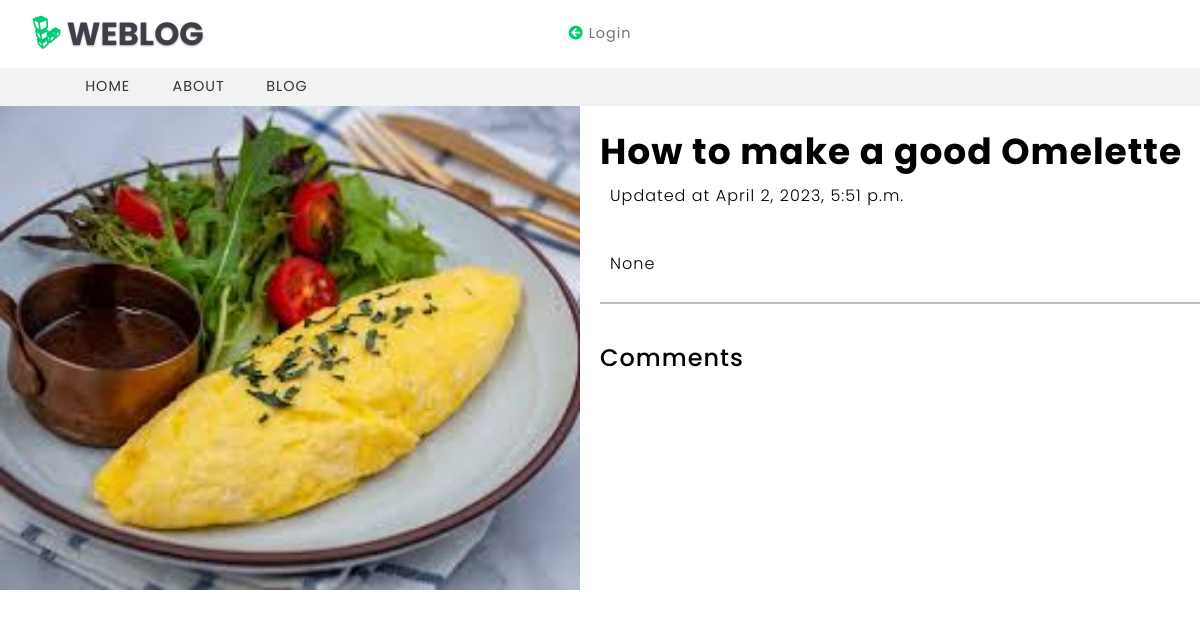
Page /comments/10/10/27 on the earlier database version.
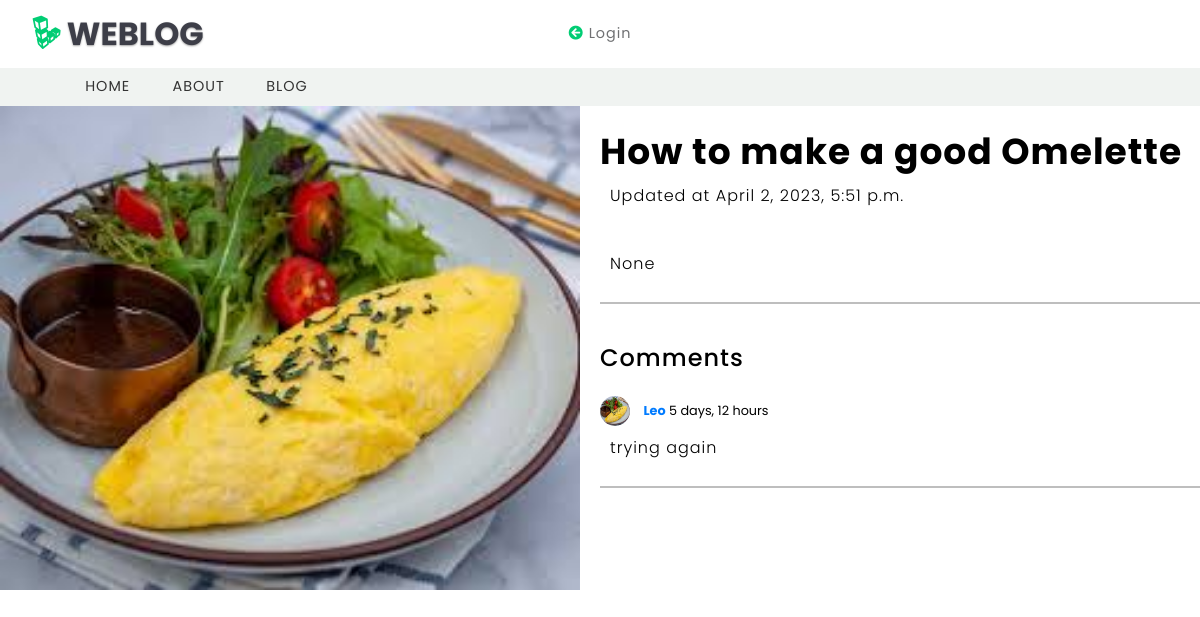
Same page on the later database version.
### App/models.py (models this page shows, shortened)
class Image(models.Model):
    user = models.ForeignKey(User, on_delete=models.CASCADE, null=True,)
    topic = models.CharField(max_length=200)
    updated = models.DateTimeField(auto_now=True, null=True)
    article = RichTextField(null=True, blank=True)
    created = models.DateTimeField(auto_now_add=True, null=True)
    image = models.ImageField(null=True, blank=True, default="default.jpg")
    class Meta:
        ordering = ['-updated', '-created']
    @property
    def imageURL(self):
        try:
            img = self.image.url
        except:
            img = ''
        return img

class Comment(models.Model):
    user = models.ForeignKey(User, on_delete=models.CASCADE, null=True,)
    image = models.ForeignKey(Image, on_delete=models.CASCADE,null=True,)
    text = models.TextField(null=True, blank=True)
    created = models.DateTimeField(auto_now_add=True, null=True)
    updated = models.DateTimeField(auto_now=True, null=True)
    class Meta:
        ordering = ['-updated', '-created']

class Profile(models.Model):
    user = models.OneToOneField(User, on_delete=models.CASCADE, null=True,)
    image = models.ImageField(null=True, blank=True, default="default.jpg")
    first_name = models.CharField(max_length=50)
    last_name = models.CharField(max_length=50)
    age = models.IntegerField(blank=True, null=True)
    email = models.EmailField(blank=True, null=True)
    occupation = models.CharField(max_length=50, blank=True, null=True)
    about = models.TextField(blank=True, null=True, )
    is_active = models.BooleanField(default=True)
    @property
    def imageURL(self):
        try:
            img = self.image.url
        except:
            img = ''
        return img

### App/views.py (the view, shortened to what this page needs)
# urls.py: path('comments/<str:pkm>/<str:pk>/<str:pkr>', views.comments, name='comments'),
def comments(request, pkm, pk, pkr):
    user = User.objects.get(id=pkm)
    profile = Profile.objects.get(id=pkm)
    post = Image.objects.get(id=pkr)
    replies = post.comment_set.all()
    posts = Image.objects.all()
    context = {'post': post, 'user': user, 'replies': replies, 'profile': profile,'posts': posts,}
    return render(request, 'App/comments.html', context, )

### App/templates/App/comments.html (shortened to what this page needs)
{% block content %}
{% include 'navbar.html'%}
<!DOCTYPE html>
<html>
<head>
</head>
<body>
<div class="article-container">
    <div class="article-image">
        <img src="{{ post.image.url }}" alt="{{ post.topic }}"><br>
    </div>
    <div class="article-content">
		<br>
        <h1>{{ post.topic }}</h1><p>Updated at {{post.updated}}</p><br>
        <p>{{ post.article|safe }}</p>
		<hr><br>
		<h2 style="font-size: 24px;">Comments</h2><br>
		{% for reply in replies %}
		<div>
			<small><a href="{% url 'myProfile' reply.user.id %}">
				<img src="{{reply.user.profile.imageURL}}" style="width: 30px; height: 30px; border-radius: 50%; margin-right: 10px;" />
				<span style="font-weight: bold;">{{reply.user}}</span>
			  </a> {{reply.created|timesince}}</small>
			<p class="reply-text">{{reply.text}}</p>
			<hr>
		</div>
		{% endfor %}
    </div>
</div>
</body>
</html>
{% endblock %}

### templates/navbar.html (shortened to what this page needs)
<!DOCTYPE html>
{% load  static %}
<html lang="zxx">
<head>
	<link rel="stylesheet" href="{% static 'css/bootstrap.min.css' %}">
	<link href="https://cdn.jsdelivr.net/npm/bootstrap@5.0.2/dist/css/bootstrap.min.css" rel="stylesheet">
	<link href="{% static 'css/bootstrap.css' %}" rel='stylesheet' type='text/css' />
        <link href="{% static 'css/single.css'%}" rel='stylesheet' type='text/css' />
	<link href="{% static 'css/style.css' %}" rel='stylesheet' type='text/css' />
	<link href="{% static 'css/fontawesome-all.css' %}" rel="stylesheet">
</head>
	<header>
		<div class="top-bar_sub_w3layouts container-fluid">
			<div class="row">
				<div class="col-md-4 logo text-left">
					<a class="navbar-brand" href="{% url 'home' %}">
						<i class="fab fa-linode"></i> Weblog</a>
				</div>
				<div class="col-md-4 top-forms text-center mt-lg-3 mt-md-1 mt-0">
					{% if request.user.is_authenticated %}
					<h3><span>Welcome Back {{user.username}}</span></h3>
					<span>
						<a href="{% url 'myProfile' user.id %}">
							<i class="far fa-user"></i> Profile </a>
					</span>
					<span>
						<a href="{% url 'profileList' user.id %}">
							<i class="fas fa-newspaper"></i> Blog Posts </a>
                        </span>
				</div>
				<div class="col-md-4 log-icons text-right">
					<span>
						<a href="{% url 'logoutUser' %}">
							<i class="fas fa-arrow-circle-right"></i> Log out </a>
                        </span>
					</div>
{% else %}
					<span>
						<a href="{% url 'loginUser' %}">
							<i class="fas fa-arrow-circle-left"></i> Login </a>
                        </span>
				</div>
			</div>
		</div>
{% endif %}
		<div class="header_top" id="home">
			<nav class="navbar navbar-expand-lg navbar-light bg-light">
				<div class="collapse navbar-collapse" id="navbarSupportedContent">
					<ul class="navbar-nav mr-auto">
						<li class="nav-item">
							<a class="nav-link" href="{% url 'home' %}">Home
							</a>
						</li>
						<li class="nav-item">
							<a class="nav-link" href="{% url 'about' %}">About</a>
						</li>
						{% if request.user.is_authenticated %}
						<li class="nav-item">
							<a class="nav-link" href="{% url 'myProfile' user.id %}">Profile</a>
						</li>
						<li class="nav-item">
							<a class="nav-link" href="{% url 'profileList' user.id %}">Blog</a>
							{% else %}
							<a class="nav-link" href="{% url 'guestProfile' %}">Blog</a>
							{% endif %}
					</ul>
				</div>
			</nav>
		</div>
	</header>
</body>
</html>

### static/css/style.css (style rules this page uses)
html, body { margin: 0; font-size: 100%; font-family: 'Poppins', sans-serif; background: #fff; color: #000; }
body a { text-decoration: none; transition: 0.5s all; -webkit-transition: 0.5s all; -moz-transition: 0.5s all; -o-transition: 0.5s all; -ms-transition: 0.5s all; }
h1, h2, h3, h4, h5, h6 { margin: 0; font-family: 'Poppins', sans-serif; letter-spacing:1px; }
p { margin: 0; font-size: 0.9em; color: #777777; line-height: 2em; letter-spacing: 1px; font-weight: 300; }
ul { margin: 0; padding: 0; }
.top-bar_sub_w3layouts { background: #fff; padding: 0.3em 2em; position: relative; }
.top-forms span { font-size: 0.9em; color: #707173; letter-spacing: 1px; }
.top-forms span a { color: #707173; }
.top-forms a i { color:#01cd74; }
.navbar { padding: 0em 4em; }
.bg-light { background-color: #f0f3f1 !important; }
a.navbar-brand { font-size: 2em; font-weight: 700; text-shadow: 0 1px 2px rgba(0, 0, 0, 0.37); color: #3d3e48; text-transform: uppercase; }
.logo i { color: #01cd74; text-shadow: none; }
li.nav-item { margin: 0 1px; }
.navbar-light .navbar-nav .nav-link { padding: 0.6em 1.4em; color: #333; background: transparent; text-transform: uppercase; font-size: 0.9em; letter-spacing: 1px; }

### App/templates/App/comments.html (style rules this page uses)
p { color: black; padding: 10px; }
.article-container { display: flex; flex-wrap: wrap; }
.article-image { flex-basis: 50%; padding-right: 20px; }
.article-image img { width: 100%; height: auto; }
.article-content { flex-basis: 50%; }
.article-content h1 { font-size: 36px; font-weight: bold; }
.article-content p { font-size: 16px; line-height: 1.5; }
.reply-text { padding: 10px; }

Differences in the rows shown:
added Comment: user.profile.imageURL (picture), user "Leo", created "5 days, 12 hours", text "trying again"
